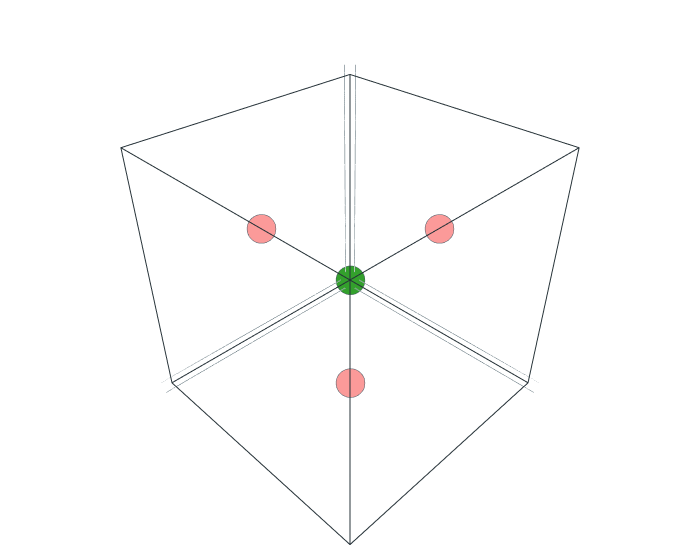

The cell this chart's notebook holds for it:
### Code cell
struct = System.create.lattice.l12(element=['Ni', 'Al'], graph=kg)
struct.show.all()

### Figure 1 — Plotly figure (JSON) as saved in the notebook; plotly's stock layout.template omitted (floating-point values rounded to 4 significant figures)
{"data": [{"line": {"color": "#263238", "width": 2}, "mode": "lines", "name": "lines", "showlegend": false, "type": "scatter3d", "x": [0.0, 1.0, 1.0, 0.0, 0.0], "y": [0.0, 0.0, 1.0, 1.0, 0.0], "z": [0.0, 0.0, 0.0, 0.0, 0.0]}, {"line": {"color": "#263238", "width": 2}, "mode": "lines", "name": "lines", "showlegend": false, "type": "scatter3d", "x": [0.0, 1.0, 1.0, 0.0, 0.0], "y": [0.0, 0.0, 1.0, 1.0, 0.0], "z": [1.0, 1.0, 1.0, 1.0, 1.0]}, {"line": {"color": "#263238", "width": 2}, "mode": "lines", "name": "lines", "showlegend": false, "type": "scatter3d", "x": [0.0, 1.0, 1.0, 0.0, 0.0], "y": [0.0, 0.0, 0.0, 0.0, 0.0], "z": [0.0, 0.0, 1.0, 1.0, 0.0]}, {"line": {"color": "#263238", "width": 2}, "mode": "lines", "name": "lines", "showlegend": false, "type": "scatter3d", "x": [0.0, 1.0, 1.0, 0.0, 0.0], "y": [1.0, 1.0, 1.0, 1.0, 1.0], "z": [0.0, 0.0, 1.0, 1.0, 0.0]}, {"line": {"color": "#263238", "width": 2}, "mode": "lines", "name": "lines", "showlegend": false, "type": "scatter3d", "x": [0.0, 0.0, 0.0, 0.0, 0.0], "y": [0.0, 1.0, 1.0, 0.0, 0.0], "z": [0.0, 0.0, 1.0, 1.0, 0.0]}, {"line": {"color": "#263238", "width": 2}, "mode": "lines", "name": "lines", "showlegend": false, "type": "scatter3d", "x": [1.0, 1.0, 1.0, 1.0, 1.0], "y": [0.0, 1.0, 1.0, 0.0, 0.0], "z": [0.0, 0.0, 1.0, 1.0, 0.0]}, {"marker": {"color": "#33a02c", "line": {"color": "#455A64", "width": 0.5}, "opacity": 1, "size": 10, "sizemode": "diameter", "sizeref": 750}, "mode": "markers", "opacity": 1, "type": "scatter3d", "x": [0.0], "y": [0.0], "z": [0.0]}, {"marker": {"color": "#fb9a99", "line": {"color": "#455A64", "width": 0.5}, "opacity": 1, "size": 10, "sizemode": "diameter", "sizeref": 750}, "mode": "markers", "opacity": 1, "type": "scatter3d", "x": [0.5, 0.0, 0.5], "y": [0.0, 0.5, 0.5], "z": [0.5, 0.5, 0.0]}], "layout": {"margin": {"b": 10, "l": 10, "r": 10, "t": 10}, "scene": {"aspectmode": "data", "xaxis": {"showbackground": false, "showticklabels": false, "title": {"text": ""}, "zerolinecolor": "#455A64"}, "yaxis": {"showbackground": false, "showticklabels": false, "title": {"text": ""}, "zerolinecolor": "#455A64"}, "zaxis": {"showbackground": false, "showticklabels": false, "title": {"text": ""}, "zerolinecolor": "#455A64"}}, "showlegend": false, "width": 700}}
